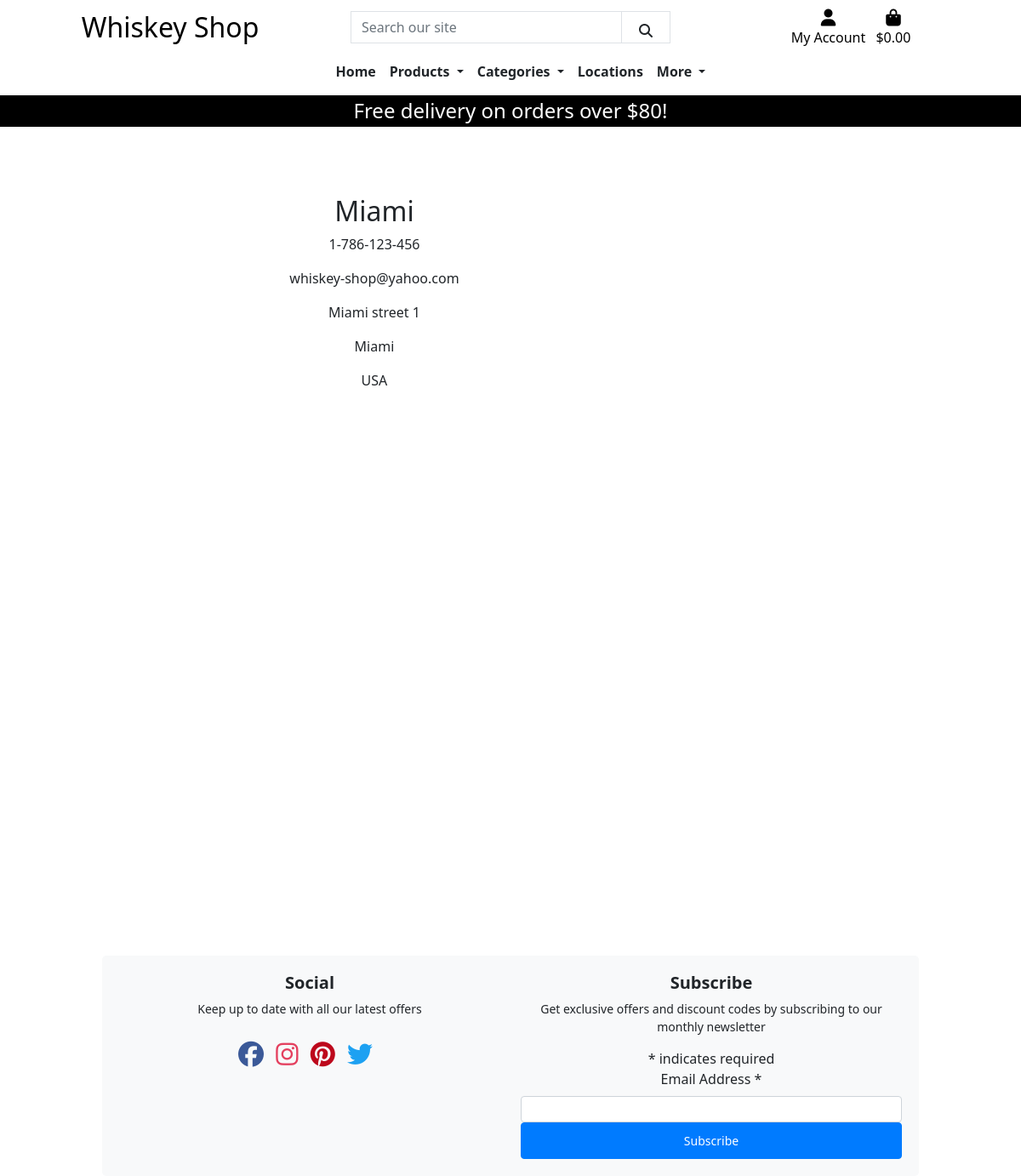
Screenshot of /locations/miami/ with the database file from the repository.
### location/models.py (models this page shows, shortened)
class Location(models.Model):
    name = models.CharField(max_length=256, unique=True)
    slug = models.SlugField(max_length=256, unique=True, null=True)
    email = models.EmailField(max_length=256, null=False, blank=False)
    phone_number = models.CharField(max_length=20, null=False, blank=False)
    street_address1 = models.CharField(max_length=100, null=False, blank=False)
    street_address2 = models.CharField(max_length=100, null=True, blank=True)
    town_or_city = models.CharField(max_length=40, null=False, blank=False)
    county = models.CharField(max_length=100, null=True, blank=True)
    country = models.CharField(max_length=40, null=False, blank=False)
    postcode = models.CharField(max_length=20, null=True, blank=True)
    latitude = models.DecimalField(max_digits=8, decimal_places=6)
    longitude = models.DecimalField(max_digits=8, decimal_places=6)

### location/views.py (the view)
class LocationDetail(View):
    def get(self, request, slug, *args, **kwargs):
        queryset = Location.objects.all()
        location = get_object_or_404(queryset, slug=slug)
        context = {
            'location': location,
        }
        return render(request, 'locations/location_detail.html', context)

### bag/contexts.py (called while the page is built, shortened)
def bag_contents(request):
    bag_items = []
    total = 0
    product_count = 0
    bag = request.session.get('bag', {})
    if total < settings.FREE_DELIVERY_THRESHOLD:
        delivery = total * Decimal(settings.STANDARD_DELIVERY_PERCENTAGE / 100)
        free_delivery_delta = settings.FREE_DELIVERY_THRESHOLD - total
    else:
        delivery = 0
        free_delivery_delta = 0
    grand_total = delivery + total
    context = {
        'bag_items': bag_items,
        'total': total,
        'product_count': product_count,
        'delivery': delivery,
        'free_delivery_delta': free_delivery_delta,
        'free_delivery_threshold': settings.FREE_DELIVERY_THRESHOLD,
        'grand_total': grand_total,
    }
    return context

### location/templates/locations/location_detail.html (shortened to what this page needs)
{% extends 'base.html' %}
{% load static %}
{% block content %}
<div class="container">
    <div class="row">
        <div class="col-12 col-md-4 offset-md-2 mt-3">
            <div class="location-details d-flex flex-column">
                <h2>{{ location.name }}</h2>
                <p>{{ location.phone_number }}</p>
                <p>{{ location.email }}</p>
                <p>{{ location.street_address1 }}</p>
                <p>{{ location.town_or_city }}</p>
                <p>{{ location.country }}</p>
            </div>
        </div>
    </div>
</div>
<div id="map" class="mt-5" aria-hidden="true"></div>
{% endblock %}

### static/css/base.css (style rules this page uses)
html, body { height: 100%; }
@media (min-width: 1200px) { .container { max-width: 80%; } }
#map { height: 36rem; }
.location-details, .location-opening-hours, .category-title { text-align: center; }

### rows the page displays
Location: name "Miami", phone_number "1-786-123-456", email "whiskey-shop@yahoo.com", street_address1 "Miami street 1", town_or_city "Miami", country "USA"

### other values shown
{{ free_delivery_threshold }} "80"
